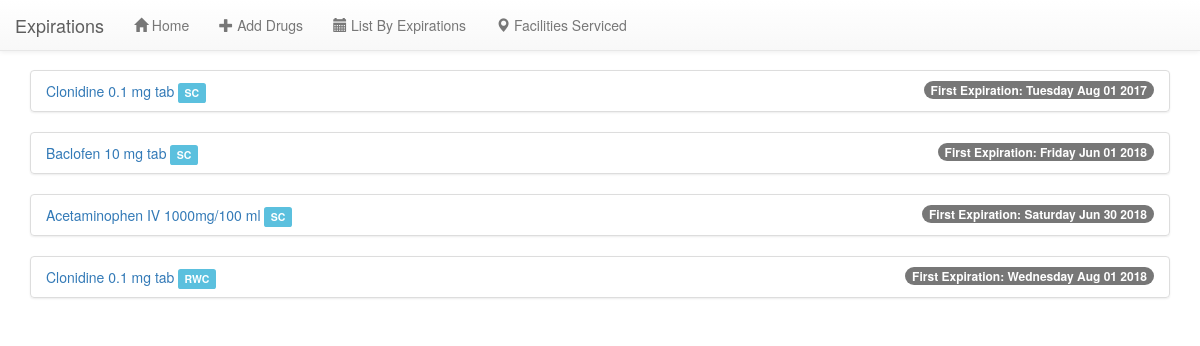
The page /list/ on the database as committed earlier.
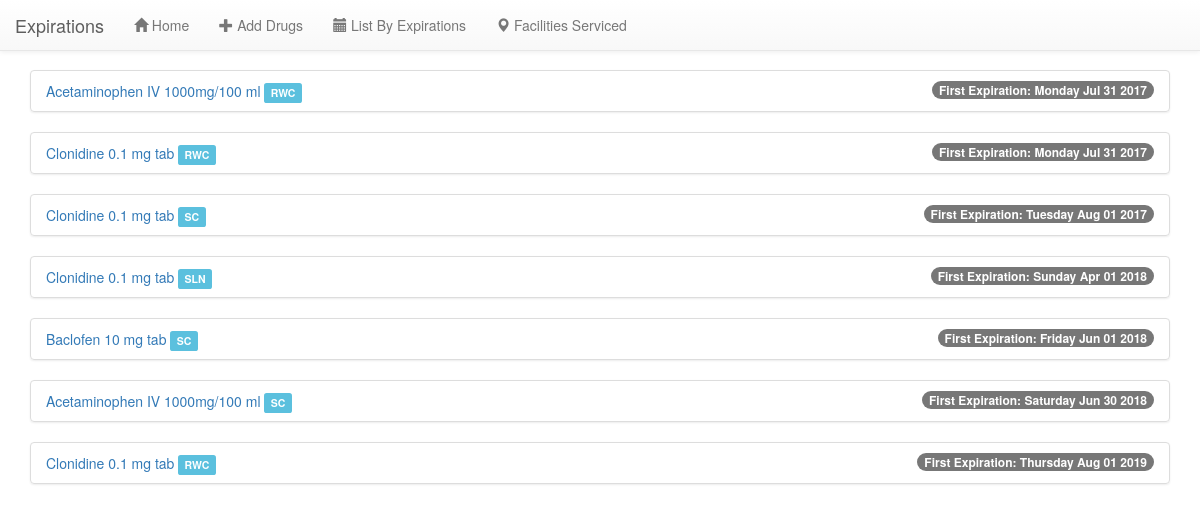
The same page on the database as committed later.
### expirations/models.py (models this page shows, shortened)
class Expiration(models.Model):
    facility_Choices = (
        ('RWC', 'Redwood City Inpatient'),
        ('SC', 'Santa Clara Inpatient'),
        ('SLN', 'San Leandro Inpatient'),
    )
    facility = models.CharField(max_length = 100, choices = facility_Choices, default = 'RWC')
    drug_Linked = models.ForeignKey('expirations.Drug', related_name = 'expiration_dates')
    qty = models.IntegerField(default = 1)
    date_entered = models.DateField(auto_now=True)
    expirationDate = models.DateField(default = datetime.date.today)
    comments = models.TextField(null = True)

class Drug(models.Model):
    name = models.CharField(max_length= 200)

### expirations/views.py (the view)
# urls.py: url(r'^list/$', exp_view.DrugExpListView.as_view() , name = 'drug_exp_list'),
class DrugExpListView(ListView):
    context_object_name = 'drugs_exp'
    model = Drug
    template_name = 'expirations/drug_list_byEXP.html'
    def get_queryset(self):
        return Expiration.objects.all().order_by('expirationDate')

### expirations/templates/expirations/drug_list_byEXP.html
{% extends 'expirations/index.html' %}
{% block content %}
<div class="container-fluid">
    {% for drug in drugs_exp %}
    <div class = '.col-sm-12'>
        <ul class = 'list-group'>
            <li class = "list-group-item" >
              <span class = "badge">First Expiration: {{ drug.expirationDate|date:"l M d Y" }}</span>
              <a href="{% url 'drug_detail' pk=drug.drug_Linked.pk %}">{{ drug.drug_Linked.name }}</a>
              <span class="label label-info">{{ drug.facility }}</span>
            </li>
        </ul>
    </div>
    {% endfor %}
</div>
{% endblock %}

### expirations/templates/expirations/index.html (shortened to what this page needs)
<!DOCTYPE html>
<html>
    <head>
        <link rel="stylesheet" href="https://maxcdn.bootstrapcdn.com/bootstrap/3.3.7/css/bootstrap.min.css">
        <link rel="stylesheet" href="https://maxcdn.bootstrapcdn.com/bootstrap/3.3.7/css/bootstrap-theme.min.css">
    </head>
<body>
  <nav class="navbar navbar-default navbar-fixed-top">
    <div class="container-fluid">
      <div class="navbar-header">
        <a class="navbar-brand">Expirations</a>
      </div>
      <div class="collapse navbar-collapse" id="navBar">
       <ul class="nav navbar-nav">
         <li class="nav-item"><a href="{% url 'drug_list' %}"><span class ="glyphicon glyphicon-home"></span> Home</a></li>
         <li class="nav-item"><a href="{% url 'drug_new' %}"><span class = "glyphicon glyphicon-plus"></span> Add Drugs</a></li>
         <li class="nav-item"><a href="{% url 'drug_exp_list'%}"><span class = "glyphicon glyphicon-calendar"></span> List By Expirations</a></li>
         <li class="nav-item"><a href="#"><span class = "glyphicon glyphicon-map-marker"></span> Facilities Serviced</a></li>
       </ul>
    </div>
  </div>
  </nav>
    <div class='container-fluid'>
    {% block content %}
    {% endblock %}
    </div>
</body>
</html>

### expirations/templates/expirations/index.html (style rules this page uses)
body { padding-top: 70px; }

Rows that differ between the two databases and show on the page:
removed Expiration: expirationDate "Wednesday Aug 01 2018", drug_Linked.name "Clonidine 0.1 mg tab", facility "RWC"
added Expiration: expirationDate "Monday Jul 31 2017", drug_Linked.name "Acetaminophen IV 1000mg/100 ml", facility "RWC"
added Expiration: expirationDate "Monday Jul 31 2017", drug_Linked.name "Clonidine 0.1 mg tab", facility "RWC"
added Expiration: expirationDate "Sunday Apr 01 2018", drug_Linked.name "Clonidine 0.1 mg tab", facility "SLN"
added Expiration: expirationDate "Thursday Aug 01 2019", drug_Linked.name "Clonidine 0.1 mg tab", facility "RWC"
